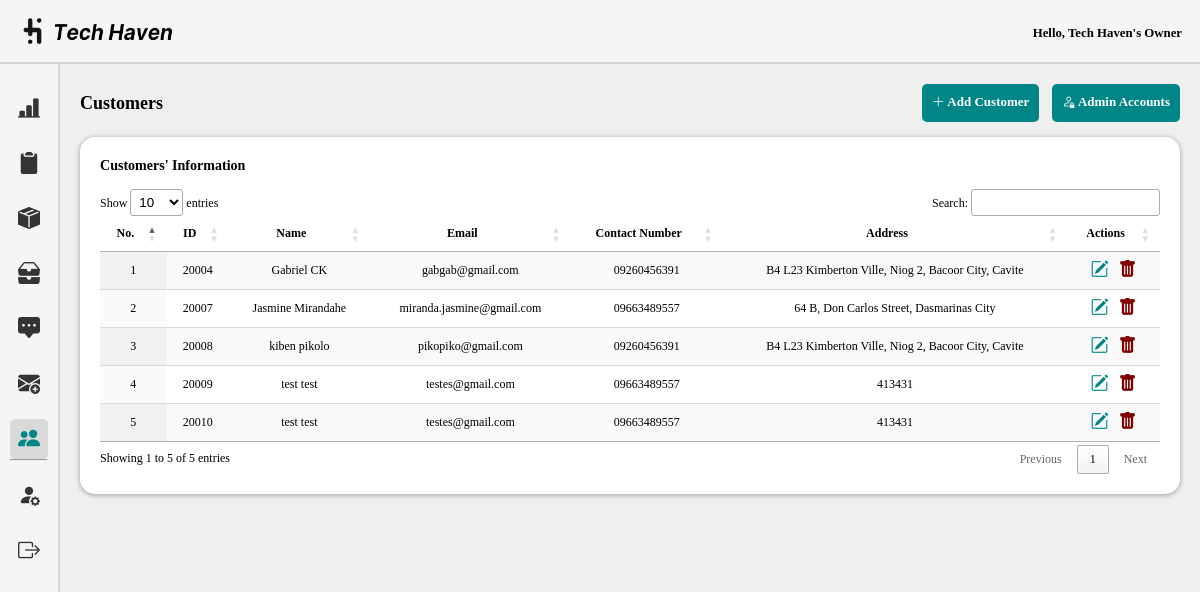
Screenshot of /super_admin/users.php (signed in) with the database file from the repository.
### tables this page shows
CREATE TABLE `customerinfo` (
  `customerID` int(100) NOT NULL,
  `name` text NOT NULL,
  `email` varchar(250) NOT NULL,
  `contactNum` varchar(100) NOT NULL,
  `address` varchar(250) NOT NULL,
  `password` varchar(100) NOT NULL
);

### super_admin/users.php (the view, shortened to what this page needs)
<!DOCTYPE html>
<html lang="en">
<head>
    <link rel="stylesheet" href="css/dashboard.css">
    <link rel="stylesheet" href="../assets/font/inter.css">
    <link rel="stylesheet" href="../node_modules/bootstrap-icons/font/bootstrap-icons.css">
    <link rel="stylesheet" type="text/css" href="https://cdn.datatables.net/1.10.25/css/jquery.dataTables.css">
</head>
<body>
    <header class="nav">
        <div class="nav-left">
            <img src="../assets/img/tech-haven-logo2.png" alt="Tech Haven Logo" id="logo">
        </div>
        <div class="nav-right">
        <p style="font-size: 0.8rem; font-style: normal; margin-top:5px;">
                Hello, <?php echo htmlspecialchars($_SESSION['name']); ?>
        </p>    </div>
    </header>
    <section class="container">
        <div class="sidebar">
            <ul class="sidebar-list">
                <li class="sidebar-list-item">
                    <a href="dashboard.php" class="sidebar-link tooltip-trigger" data-tooltip="Dashboard">
                          <i class="bi bi-bar-chart-line-fill"></i>
                     </a>
                </li>
                <li class="sidebar-list-item">
                     <a href="orders.php" class="sidebar-link tooltip-trigger" data-tooltip="Orders">
                          <i class="bi bi-clipboard2-fill"></i>
                     </a>
                </li>
                <li class="sidebar-list-item">
                     <a href="products.php" class="sidebar-link tooltip-trigger" data-tooltip="Products">
                          <i class="bi bi-box-seam-fill"></i>
                     </a>
                </li>
                <li class="sidebar-list-item">
                     <a href="inventory.php" class="sidebar-link tooltip-trigger" data-tooltip="Inventory">
                          <i class="bi bi-inboxes-fill"></i>
                    </a>
                </li>
                <li class="sidebar-list-item">
                     <a href="feedbacks.php" class="sidebar-link tooltip-trigger" data-tooltip="Feedbacks">
                         <i class="bi bi-chat-square-dots-fill"></i>
                     </a>
                </li>
                <li class="sidebar-list-item">
                     <a href="advertisement.php" class="sidebar-link tooltip-trigger" data-tooltip="Messages">
                         <i class="bi bi-envelope-plus-fill"></i>
                     </a>
                </li>
                <li class="sidebar-list-item">
                     <a href="users.php" class="sidebar-link tooltip-trigger active" data-tooltip="Users">
                         <i class="bi bi-people-fill"></i>
                     </a>
                </li>
                <hr>
                <li class="sidebar-list-item">
                     <a href="profile.php" class="sidebar-link tooltip-trigger" data-tooltip="Edit Profile">
                         <i class="bi bi-person-fill-gear"></i>
                     </a>
                </li>
                <li class="sidebar-list-item">
                     <a href="logout.php" class="sidebar-link tooltip-trigger" data-tooltip="Logout">
                         <i class="bi bi-box-arrow-right"></i>
                     </a>
                </li>
              </ul>
          </div>
    <div class="dashboard-content">
            <div class="heading-container">
        <h1>Customers</h1>
            <div class="heading-buttons">
                <a href="#" class="button-link" onclick="openNewProductWindow()"><i class="bi bi-plus-lg"></i> Add Customer</a>
                <a href="admins.php" class="button-link"><i class="bi bi-person-lock"></i> Admin Accounts</a>
            </div>
        </div>
<br>
        <div class = "wrapper-dashboard">
        <h3>Customers' Information</h3><br>
       <table id="example" class="display" style="width:100%">
            <thead>
                <tr>
                    <th>No.</th>
                    <th>ID</th>
                    <th>Name</th>
                    <th>Email</th>
                    <th>Contact Number</th>
                    <th>Address</th>
                    <th>Actions</th>
                </tr>
            </thead>
            <tbody>
                <?php
                $servername = "localhost";
                $username = "root";
                $password = "";
                $dbname = "th_db";
                $conn = new mysqli($servername, $username, $password, $dbname);
                $sql = "SELECT customerID, name, email, contactNum, address FROM customerInfo";
                $result = $conn->query($sql);
                if ($result->num_rows > 0) {
                    $counter = 1;
                    while($row = $result->fetch_assoc()) {
                        echo "<tr>";
                        echo "<td>" . $counter . "</td>";
                        echo "<td>" . $row["customerID"] . "</td>";
                        echo "<td>" . $row["name"] . "</td>";
                        echo "<td>" . $row["email"] . "</td>";
                        echo "<td>" . $row["contactNum"] . "</td>";
                        echo "<td>" . $row["address"] . "</td>";
                        echo "<td>";
                        echo "<a href='#' onclick='openEditWindow(" . $row["customerID"] . ")' class='bi bi-pencil-square' title='Edit' style='color:#008686;font-size:18px;'></a>";
                        echo "<a href='#' class='bi bi-trash-fill delete-btn' data-id='" . $row["customerID"] . "' title='Delete' style='margin-left: 10px;color:maroon;font-size:18px;'></a>";
                        echo "</td>";
                        echo "</tr>";
                        $counter++;
                    }
                } else {
                    echo "<tr><td colspan='7'>No results found</td></tr>";
                }
                ?>
            </tbody>
        </table>
        </div>
    </div>
    </section>
</body>
</html>

### super_admin/css/dashboard.css (style rules this page uses)
* { margin: 0; box-sizing: border-box; padding: 0; }
:root { --lightColor: #F5F5F5; --shadedColor: #E7E7E7; --darkModeNav: #292929; --darkBody: #5C5C5C; }
.nav { background: var(--lightColor); display: flex; justify-content: space-between; align-items: center; height: 4rem; font: italic 600 20px/normal 'Inter'; box-shadow: 0px 2px 2px 0px rgba(0, 0, 0, 0.25); border-bottom: 2px solid #D3D3D3; }
.nav img { width: 150px; margin-left: 15%; }
.nav-left, .nav-middle, .nav-right { display: flex; align-items: center; }
.nav-right { display: flex; justify-content: space-between; margin-right: 1.5%; }
.sidebar { margin-top:0; width: 60px; min-height: 900px; flex-shrink: 0; background: var(--lightColor); padding:10px; border-right: 2px solid #D3D3D3; height:auto; }
.nav-right, .sidebar-link { display: flex; justify-content: center; align-items: center; }
.sidebar-link { height: 40px; width: 100%; display: flex; justify-content: center; align-items: center; text-decoration: none; color: #5C5C5C; border-radius: 5px; }
.sidebar-list-item { height: 100%; display: flex; justify-content: center; align-items: center; margin-top: 15px; }
.sidebar-list-item i { font-size:22px; color:#343434; }
.tooltip-trigger { position: relative; }
.sidebar-link.active .bi { color: #008686; }
.sidebar-link.active { background: #D9D9D9; }
.container { display: flex; }
.dashboard-content { padding: 20px; font: 12px/normal 'Inter'; background-color: #EFEFEF; }
.wrapper-dashboard { width: 100%; height: auto; flex-shrink: 0; padding:20px; border-radius: 15px; background: #FFF; box-shadow: 0px 1px 4px 1px rgba(0, 0, 0, 0.25); }

### super_admin/users.php (style rules this page uses)
.dashboard-content { width: 100%; padding: 20px; }
#example { width: 100% !important; margin: auto; }
#example th, #example td { text-align: center; }
.button-link { width: auto; height: 38px; flex-shrink: 0; display: inline-block; font-size: 13px; text-align: center; text-decoration: none; color:white; padding:10px; margin-left:10px; font-weight:bold; border-radius:5px; background-color: #008686; }
.heading-container { display: flex; align-items: center; justify-content: space-between; }

### rows the page displays
customerinfo: customerID "20004", name "Gabriel CK", email "gabgab@gmail.com", contactNum "09260456391", address "B4 L23 Kimberton Ville, Niog 2, Bacoor City, Cavite"
customerinfo: customerID "20007", name "Jasmine Mirandahe", email "miranda.jasmine@gmail.com", contactNum "09663489557", address "64 B, Don Carlos Street, Dasmarinas City"
customerinfo: customerID "20008", name "kiben pikolo", email "pikopiko@gmail.com", contactNum "09260456391", address "B4 L23 Kimberton Ville, Niog 2, Bacoor City, Cavite"
customerinfo: customerID "20009", name "test test", email "testes@gmail.com", contactNum "09663489557", address "413431"
customerinfo: customerID "20010", name "test test", email "testes@gmail.com", contactNum "09663489557", address "413431"

### other values shown
$_SESSION['name'] "Tech Haven's Owner"
